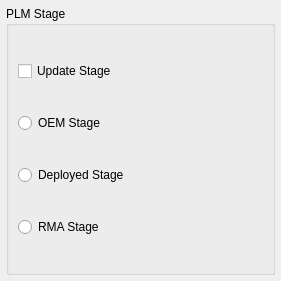
<?xml version="1.0" ?>
<ui version="4.0">
  <class>Dialog</class>
  <widget class="QDialog" name="Dialog">
    <property name="geometry">
      <rect>
        <x>0</x>
        <y>0</y>
        <width>281</width>
        <height>281</height>
      </rect>
    </property>
    <layout class="QGridLayout" name="outer_layout">
      <property name="leftMargin">
        <number>6</number>
      </property>
      <property name="topMargin">
        <number>6</number>
      </property>
      <property name="rightMargin">
        <number>6</number>
      </property>
      <property name="bottomMargin">
        <number>6</number>
      </property>
      <property name="spacing">
        <number>6</number>
      </property>
      <item row="0" column="0" colspan="2">
        <widget class="QGroupBox" name="IDC_GROUP_PLM_STAGE">
          <property name="title">
            <string>PLM Stage</string>
          </property>
          <layout class="QVBoxLayout" name="layout_IDC_GROUP_PLM_STAGE">
            <item>
              <widget class="QCheckBox" name="IDC_CHECK_PLM_UPDATE">
                <property name="text">
                  <string>Update Stage</string>
                </property>
              </widget>
            </item>
            <item>
              <widget class="QRadioButton" name="IDC_RADIO_PLM_OEM">
                <property name="text">
                  <string>OEM Stage</string>
                </property>
              </widget>
            </item>
            <item>
              <widget class="QRadioButton" name="IDC_RADIO_PLM_DEPLOYED">
                <property name="text">
                  <string>Deployed Stage</string>
                </property>
              </widget>
            </item>
            <item>
              <widget class="QRadioButton" name="IDC_RADIO_PLM_RMA">
                <property name="text">
                  <string>RMA Stage</string>
                </property>
              </widget>
            </item>
          </layout>
        </widget>
      </item>
    </layout>
  </widget>
  <resources/>
  <connections/>
</ui>
